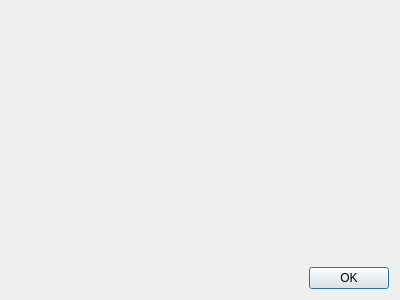
<?xml version="1.0" encoding="UTF-8"?>
<ui version="4.0">
 <class>aboutDialog</class>
 <widget class="QDialog" name="aboutDialog">
  <property name="geometry">
   <rect>
    <x>0</x>
    <y>0</y>
    <width>400</width>
    <height>300</height>
   </rect>
  </property>
  <property name="sizePolicy">
   <sizepolicy hsizetype="Fixed" vsizetype="Fixed">
    <horstretch>0</horstretch>
    <verstretch>0</verstretch>
   </sizepolicy>
  </property>
  <property name="windowTitle">
   <string>About CodeQuery</string>
  </property>
  <property name="modal">
   <bool>true</bool>
  </property>
  <layout class="QHBoxLayout" name="horizontalLayout">
   <item>
    <layout class="QVBoxLayout" name="verticalLayout">
     <item>
      <layout class="QHBoxLayout" name="horizontalLayout_2">
       <item>
        <widget class="QLabel" name="labelLogo">
         <property name="sizePolicy">
          <sizepolicy hsizetype="Minimum" vsizetype="Preferred">
           <horstretch>0</horstretch>
           <verstretch>0</verstretch>
          </sizepolicy>
         </property>
         <property name="text">
          <string/>
         </property>
         <property name="pixmap">
          <pixmap resource="../codequery.qrc">:/mainwindow/images/logo.png</pixmap>
         </property>
         <property name="openExternalLinks">
          <bool>false</bool>
         </property>
        </widget>
       </item>
       <item>
        <widget class="QLabel" name="labelTitle">
         <property name="sizePolicy">
          <sizepolicy hsizetype="Expanding" vsizetype="Expanding">
           <horstretch>0</horstretch>
           <verstretch>0</verstretch>
          </sizepolicy>
         </property>
         <property name="text">
          <string/>
         </property>
         <property name="alignment">
          <set>Qt::AlignCenter</set>
         </property>
         <property name="wordWrap">
          <bool>true</bool>
         </property>
         <property name="openExternalLinks">
          <bool>true</bool>
         </property>
        </widget>
       </item>
      </layout>
     </item>
     <item>
      <widget class="QLabel" name="labelLicense">
       <property name="sizePolicy">
        <sizepolicy hsizetype="Expanding" vsizetype="Expanding">
         <horstretch>0</horstretch>
         <verstretch>0</verstretch>
        </sizepolicy>
       </property>
       <property name="text">
        <string/>
       </property>
       <property name="wordWrap">
        <bool>true</bool>
       </property>
       <property name="openExternalLinks">
        <bool>true</bool>
       </property>
      </widget>
     </item>
     <item>
      <layout class="QHBoxLayout" name="horizontalLayout_3">
       <item>
        <spacer name="horizontalSpacer">
         <property name="orientation">
          <enum>Qt::Horizontal</enum>
         </property>
         <property name="sizeHint" stdset="0">
          <size>
           <width>40</width>
           <height>20</height>
          </size>
         </property>
        </spacer>
       </item>
       <item>
        <widget class="QPushButton" name="pushButtonCloseAbout">
         <property name="sizePolicy">
          <sizepolicy hsizetype="Fixed" vsizetype="Fixed">
           <horstretch>0</horstretch>
           <verstretch>0</verstretch>
          </sizepolicy>
         </property>
         <property name="text">
          <string>OK</string>
         </property>
        </widget>
       </item>
      </layout>
     </item>
    </layout>
   </item>
  </layout>
 </widget>
 <resources>
  <include location="../codequery.qrc"/>
 </resources>
 <connections/>
</ui>
